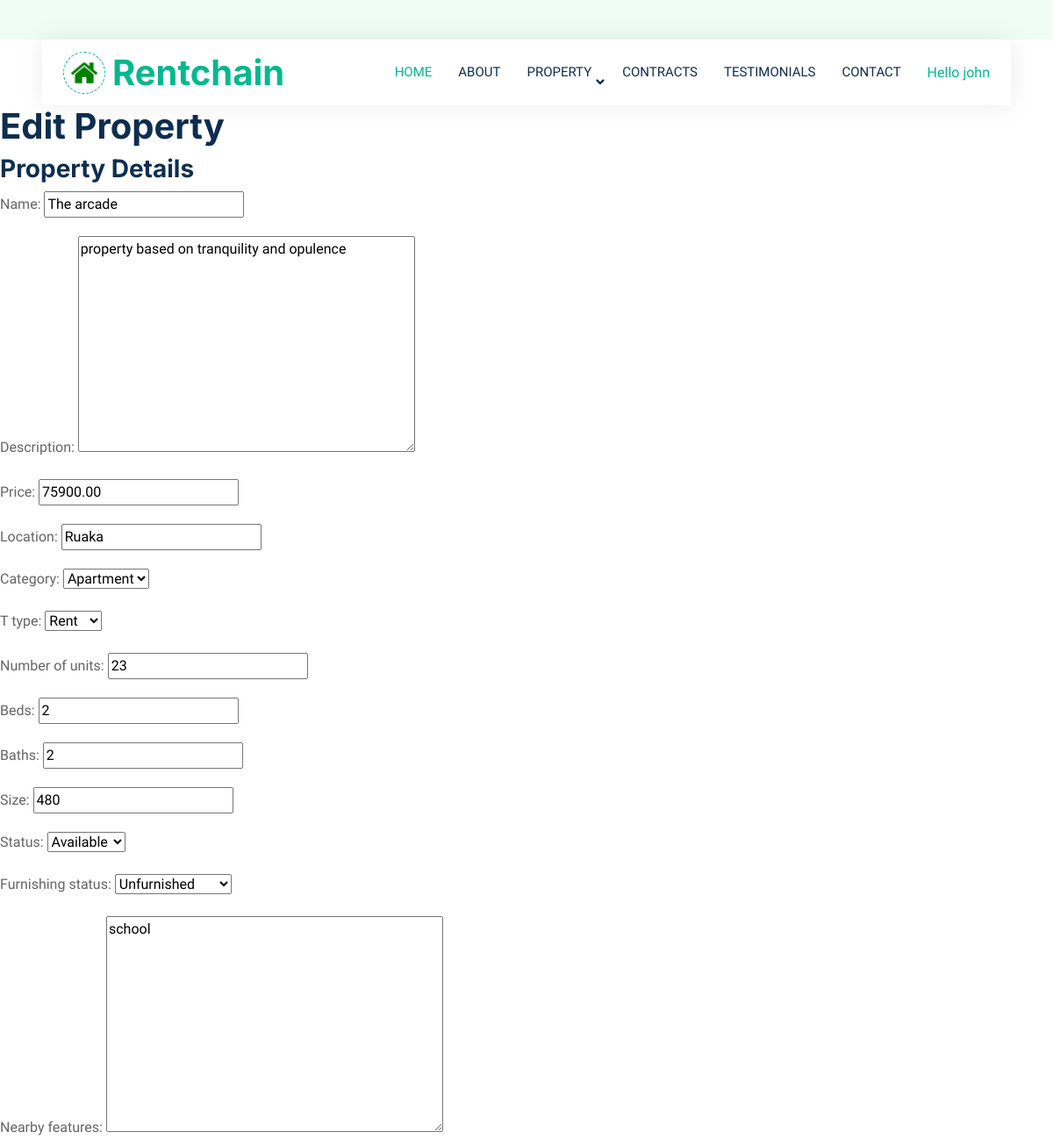
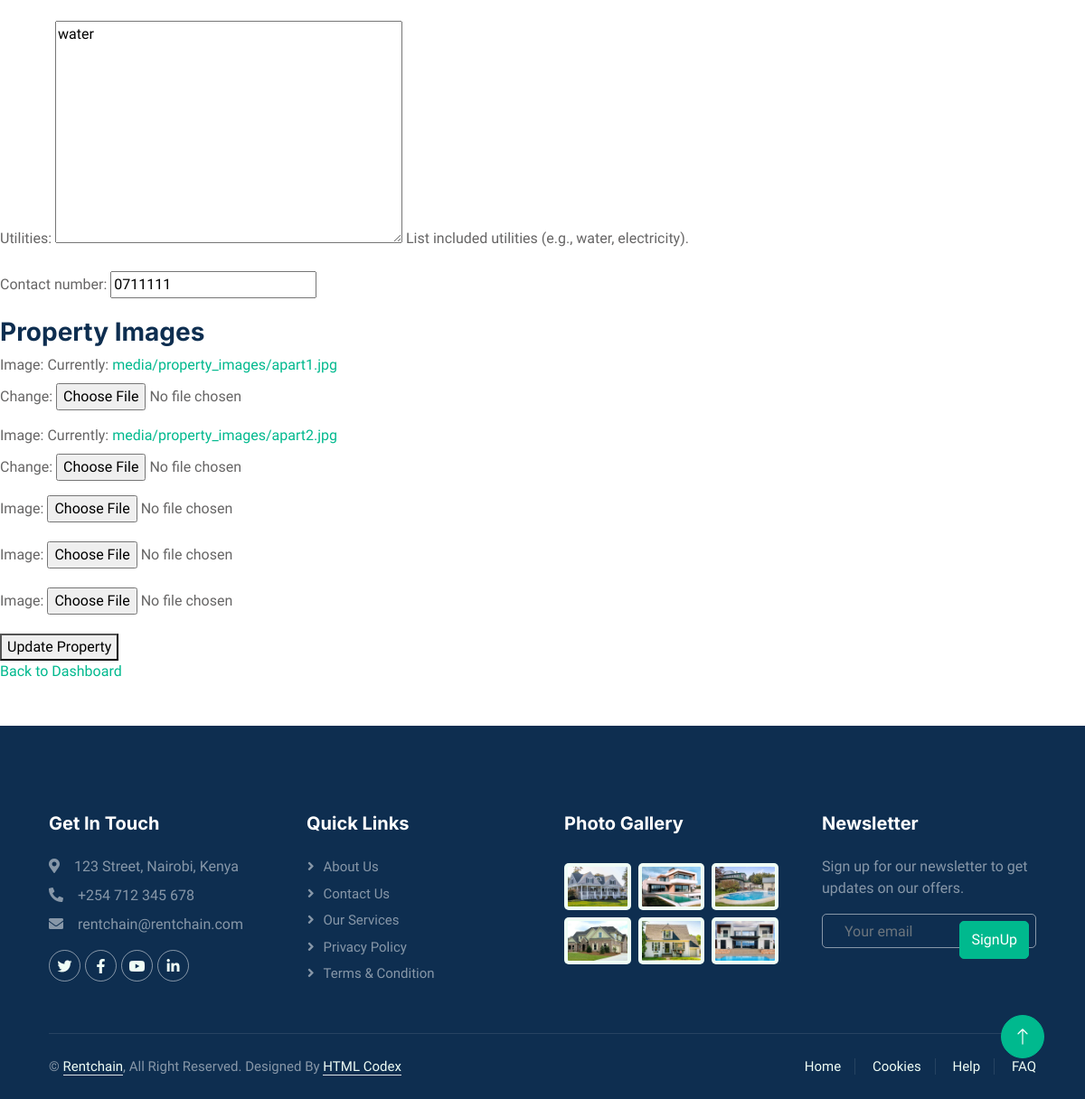
The page /landlord/property/edit/13/ (signed in) on the database its author committed (2 pictures, top to bottom).
### property_app/models.py (models this page shows, shortened)
class User(AbstractUser):
    ROLES = [
        ('client', 'Client'),
        ('landlord', 'Landlord'),
        ('admin', 'Admin'),
    ]
    role = models.CharField(max_length=10, choices=ROLES, default='client')
    wallet_balance = models.DecimalField(max_digits=10, decimal_places=2, default=0.00)
    groups = models.ManyToManyField(
        Group,
        related_name="custom_user_groups",  # Specify a custom related_name
        blank=True,
    )
    user_permissions = models.ManyToManyField(
        Permission,
        related_name="custom_user_permissions",  # Specify a custom related_name
        blank=True,
    )

class Property(models.Model):
    id = models.AutoField(primary_key=True)  # Auto-incrementing ID field
    landlord = models.ForeignKey(settings.AUTH_USER_MODEL, on_delete=models.CASCADE, related_name="properties")
    name = models.CharField(max_length=255, default='test')
    description = models.TextField(default='test')
    price = models.DecimalField(max_digits=10, decimal_places=2,default='123')
    location = models.CharField(max_length=255,default='test')
    created_at = models.DateTimeField(auto_now_add=True)
    number_of_units=models.IntegerField()
    size=models.IntegerField()
    baths=models.IntegerField()
    beds=models.IntegerField()
    amenities = models.ManyToManyField('Amenity', blank=True, related_name='properties',default='gym')
    contact_number = models.CharField(max_length=15, blank=True, null=True,default='0711111')
    utilities = models.TextField(blank=True, null=True, help_text="List included utilities (e.g., water, electricity).",default='water')
    nearby_features = models.TextField(blank=True, null=True,default='school')
    lease_type=[
        ('rent','Rent'),
        ('sale','Sale'),
        ('lease','Lease')
    ]
    CATEGORY_CHOICES = [
        ('apartment', 'Apartment'),
        ('villa', 'Villa'),
        ('Home', 'home'),
        ('Office', 'office'),
        ('Garage', 'garage'),
    ]
    STATUS_CHOICES = [
    ('available', 'Available'),
    ('occupied', 'Occupied'),
    ('sold', 'Sold'),
]
    FURNISHING_CHOICES = [
    ('furnished', 'Furnished'),
    ('semi-furnished', 'Semi-Furnished'),
    ('unfurnished', 'Unfurnished'),
]
    furnishing_status = models.CharField(max_length=50, choices=FURNISHING_CHOICES, default='unfurnished')
    status = models.CharField(max_length=50, choices=STATUS_CHOICES, default='available')
    category = models.CharField(max_length=50, choices=CATEGORY_CHOICES, default='apartment')
    t_type= models.CharField(max_length=50,choices=lease_type,default='rent')

### property_app/views.py (the view, shortened to what this page needs)
# urls.py: path('landlord/property/edit/<int:property_id>/', PropertyEditView.as_view(), name='property_edit'),
@method_decorator(login_required, name='dispatch')
@method_decorator(role_required('landlord'), name='dispatch')
class PropertyEditView(View):
    def get(self, request, property_id, *args, **kwargs):
        property_instance = get_object_or_404(Property, pk=property_id, landlord=request.user)
        property_form = PropertyForm(instance=property_instance)
        PropertyImageFormSet = modelformset_factory(PropertyImage, form=PropertyImageForm, extra=3)
        image_formset = PropertyImageFormSet(queryset=PropertyImage.objects.filter(property=property_instance))
        return render(request, 'edit_property.html', {
            'property_form': property_form,
            'image_formset': image_formset,
            'property_instance': property_instance
        })

### property_app/forms.py
class PropertyForm(forms.ModelForm):
    class Meta:
        model = Property
        fields = [
            'name',
            'description',
            'price',
            'location',
            'category',
            't_type',
            'number_of_units',
            'beds',
            'baths',
            'size',
            'status',
            'furnishing_status',
            'nearby_features',
            'utilities',
            'contact_number',
        ]

### property_app/context_processors.py (called while the page is built)
def dashboard_url(request):
    if request.user.is_authenticated:
        if request.user.role == 'client':
            return {'dashboard_url': reverse('client_dashboard')}
        elif request.user.role == 'landlord':
            return {'dashboard_url': reverse('landlord_dashboard')}
        elif request.user.role == 'admin':
            return {'dashboard_url': reverse('admin_dashboard')}
    return {'dashboard_url': None}

### property_app/views.py (called while the page is built)
def role_required(role):
    def decorator(view_func):
        def _wrapped_view(request, *args, **kwargs):
            if request.user.is_authenticated and request.user.role == role:
                return view_func(request, *args, **kwargs)
            return HttpResponseForbidden("You are not authorized to access this page.")
        return _wrapped_view
    return decorator

### property_app/templates/edit_property.html (shortened to what this page needs)
{% extends "base.html" %}
{% block content %}
<h1>Edit Property</h1>
<form method="post" enctype="multipart/form-data" action="">
    <h3>Property Details</h3>
    {{ property_form.as_p }}
    <h3>Property Images</h3>
    {% for form in image_formset %}
        {{ form.as_p }}
    {% endfor %}
    <button type="submit">Update Property</button>
</form>
<a href="{% url 'landlord_dashboard' %}">Back to Dashboard</a>
{% endblock %}

### property_app/templates/base.html (shortened to what this page needs)
{%load static%}
<!DOCTYPE html>
<html lang="en">
<head>
    <link href="https://cdnjs.cloudflare.com/ajax/libs/font-awesome/6.0.0-beta3/css/all.min.css" rel="stylesheet">
    <link href="//maxcdn.bootstrapcdn.com/bootstrap/4.1.1/css/bootstrap.min.css" rel="stylesheet" id="bootstrap-css">
    <link href="https://cdn.jsdelivr.net/npm/bootstrap@5.3.0-alpha1/dist/css/bootstrap.min.css" rel="stylesheet">
    <link href="https://cdnjs.cloudflare.com/ajax/libs/font-awesome/5.10.0/css/all.min.css" rel="stylesheet">
    <link href="https://cdn.jsdelivr.net/npm/bootstrap-icons@1.4.1/font/bootstrap-icons.css" rel="stylesheet">
    <link href="https://cdn.jsdelivr.net/npm/bootstrap@5.3.0/dist/css/bootstrap.min.css" rel="stylesheet">
    <link href="{% static "lib/animate/animate.min.css" %}"   rel="stylesheet">
    <link href= "{% static "lib/owlcarousel/assets/owl.carousel.min.css" %}" rel="stylesheet">
    <link href="{% static "bootstrap.min.css" %}" rel="stylesheet">
    <link href= "{% static "style.css" %}" rel="stylesheet">
</head>
<body>
    <div class="container-xxl bg-white p-0">
        <div class="container-fluid nav-bar bg-transparent">
            <nav class="navbar navbar-expand-lg bg-white navbar-light py-0 px-4">
                <a href="index.html" class="navbar-brand d-flex align-items-center text-center">
                    <div class="icon p-2 me-2">
                        <img class="img-fluid" src="img/favicon2.ico" alt="Icon" style="width: 30px; height: 30px;">
                    </div>
                    <h1 class="m-0 text-primary">Rentchain</h1>
                </a>
                <div class="collapse navbar-collapse" id="navbarCollapse">
                    <div class="navbar-nav ms-auto">
                        <a href="{%url 'home'%}" class="nav-item nav-link active">Home</a>
                        <a href="/Rentchain/about.html" class="nav-item nav-link">About</a>
                        <div class="nav-item dropdown">
                            <a href="#" class="nav-link dropdown-toggle" data-bs-toggle="dropdown">Property</a>
                        </div>
                        <a href="/Rentchain//contracts.html" class="nav-item nav-link">Contracts</a>
                        <div class="nav-item dropdown">
                            <a href="/Rentchain/testimonial.html" class="nav-item nav-link" >Testimonials</a>
                        </div>
                        <a href="/Rentchain/contact.html" class="nav-item nav-link">Contact</a>
                    </div>
                    {% if dashboard_url %}
    <a href="{{ dashboard_url }}">Hello {{request.user.username}}</a>
{% else %}
    <a href="/login/">Login</a>
{% endif %}
                </div>
            </nav>
        </div>
        {%block content%}
        {%endblock%}
        <div class="container-fluid bg-dark text-white-50 footer pt-5 mt-5 wow fadeIn" data-wow-delay="0.1s">
            <div class="container py-5">
                <div class="row g-5">
                    <div class="col-lg-3 col-md-6">
                        <h5 class="text-white mb-4">Get In Touch</h5>
                        <p class="mb-2"><i class="fa fa-map-marker-alt me-3"></i>123 Street, Nairobi, Kenya</p>
                        <p class="mb-2"><i class="fa fa-phone-alt me-3"></i>+254 712 345 678</p>
                        <p class="mb-2"><i class="fa fa-envelope me-3"></i>rentchain@rentchain.com</p>
                        <div class="d-flex pt-2">
                            <a class="btn btn-outline-light btn-social" href=""><i class="fab fa-twitter"></i></a>
                            <a class="btn btn-outline-light btn-social" href=""><i class="fab fa-facebook-f"></i></a>
                            <a class="btn btn-outline-light btn-social" href=""><i class="fab fa-youtube"></i></a>
                            <a class="btn btn-outline-light btn-social" href=""><i class="fab fa-linkedin-in"></i></a>
                        </div>
                    </div>
                    <div class="col-lg-3 col-md-6">
                        <h5 class="text-white mb-4">Quick Links</h5>
                        <a class="btn btn-link text-white-50" href="/Rentchain/about.html">About Us</a>
                        <a class="btn btn-link text-white-50" href="/Rentchain/contact.html">Contact Us</a>
                        <a class="btn btn-link text-white-50" href="">Our Services</a>
                        <a class="btn btn-link text-white-50" href="">Privacy Policy</a>
                        <a class="btn btn-link text-white-50" href="">Terms & Condition</a>
                    </div>
                    <div class="col-lg-3 col-md-6">
                        <h5 class="text-white mb-4">Photo Gallery</h5>
                        <div class="row g-2 pt-2">
                            <div class="col-4">
                                <img class="img-fluid rounded bg-light p-1" src="img/property-1.jpg" alt="">
                            </div>
                            <div class="col-4">
                                <img class="img-fluid rounded bg-light p-1" src="img/property-2.jpg" alt="">
                            </div>
                            <div class="col-4">
                                <img class="img-fluid rounded bg-light p-1" src="img/property-3.jpg" alt="">
                            </div>
                            <div class="col-4">
                                <img class="img-fluid rounded bg-light p-1" src="img/property-4.jpg" alt="">
                            </div>
                            <div class="col-4">
                                <img class="img-fluid rounded bg-light p-1" src="img/property-5.jpg" alt="">
                            </div>
                            <div class="col-4">
                                <img class="img-fluid rounded bg-light p-1" src="img/property-6.jpg" alt="">
                            </div>
                        </div>
                    </div>
                    <div class="col-lg-3 col-md-6">
                        <h5 class="text-white mb-4">Newsletter</h5>
                        <p>Sign up for our newsletter to get updates on our offers.</p>
                        <div class="position-relative mx-auto" style="max-width: 400px;">
                            <input class="form-control bg-transparent w-100 py-3 ps-4 pe-5" type="text" placeholder="Your email">
                            <button type="button" class="btn btn-primary py-2 position-absolute top-0 end-0 mt-2 me-2">SignUp</button>
                        </div>
                    </div>
                </div>
            </div>
            <div class="container">
                <div class="copyright">
                    <div class="row">
                        <div class="col-md-6 text-center text-md-start mb-3 mb-md-0">
                            &copy; <a class="border-bottom" href="#">Rentchain</a>, All Right Reserved.
							Designed By <a class="border-bottom" href="https://htmlcodex.com">HTML Codex</a>
                        </div>
                        <div class="col-md-6 text-center text-md-end">
                            <div class="footer-menu">
                                <a href="">Home</a>
                                <a href="">Cookies</a>
                                <a href="">Help</a>
                                <a href="">FAQ</a>
                            </div>
                        </div>
                    </div>
                </div>
            </div>
        </div>
        <a href="#" class="btn btn-lg btn-primary btn-lg-square back-to-top"><i class="bi bi-arrow-up"></i></a>
    </div>
</body>
</html>

### property_app/static/style.css (style rules this page uses)
:root { --primary: #00B98E; --secondary: #FF6922; --light: #EFFDF5; --dark: #0E2E50; }
.back-to-top { position: fixed; display: none; right: 45px; bottom: 45px; z-index: 99; }
.btn { transition: .5s; }
.btn.btn-primary, .btn.btn-secondary { color: #FFFFFF; }
.btn-lg-square { width: 48px; height: 48px; }
.btn-square, .btn-sm-square, .btn-lg-square { padding: 0; display: flex; align-items: center; justify-content: center; font-weight: normal; border-radius: 50px; }
.nav-bar { position: relative; margin-top: 45px; padding: 0 3rem; transition: .5s; z-index: 9999; }
.navbar { box-shadow: 0 0 30px rgba(0, 0, 0, .08); }
.navbar .dropdown-toggle::after { border: none; content: "\f107"; font-family: "Font Awesome 5 Free"; font-weight: 900; vertical-align: middle; margin-left: 5px; transition: .5s; }
.navbar-light .navbar-nav .nav-link { margin-right: 30px; padding: 25px 0; color: #FFFFFF; font-size: 15px; text-transform: uppercase; outline: none; }
.navbar-light .navbar-nav .nav-link:hover, .navbar-light .navbar-nav .nav-link.active { color: var(--primary); }
.navbar-light .navbar-brand { height: 75px; }
.navbar-light .navbar-nav .nav-link { color: var(--dark); font-weight: 500; }
.icon { padding: 15px; display: inline-flex; align-items: center; justify-content: center; background: #FFFFFF !important; border-radius: 50px; border: 1px dashed var(--primary) !important; }
.footer .btn.btn-social { margin-right: 5px; width: 35px; height: 35px; display: flex; align-items: center; justify-content: center; color: var(--light); border: 1px solid rgba(255,255,255,0.5); border-radius: 35px; transition: .3s; }
.footer .btn.btn-link { display: block; margin-bottom: 5px; padding: 0; text-align: left; font-size: 15px; font-weight: normal; text-transform: capitalize; transition: .3s; }
.footer .btn.btn-link::before { position: relative; content: "\f105"; font-family: "Font Awesome 5 Free"; font-weight: 900; margin-right: 10px; }
.footer .form-control { border-color: rgba(255,255,255,0.5); }
.footer .copyright { padding: 25px 0; font-size: 15px; border-top: 1px solid rgba(256, 256, 256, .1); }
.footer .copyright a { color: var(--light); }
.footer .footer-menu a { margin-right: 15px; padding-right: 15px; border-right: 1px solid rgba(255, 255, 255, .1); }
.footer .footer-menu a:last-child { margin-right: 0; padding-right: 0; border-right: none; }

### rows shown on the page
User: user.username "john"
Property: name "The arcade", description "property based on tranquility and opulence", price "75900.00", location "Ruaka", category "Apartment", t_type "Rent", number_of_units "23", beds "2", baths "2", size "480", status "Available", furnishing_status "Unfurnished", nearby_features "school", utilities "water", contact_number "0711111"
